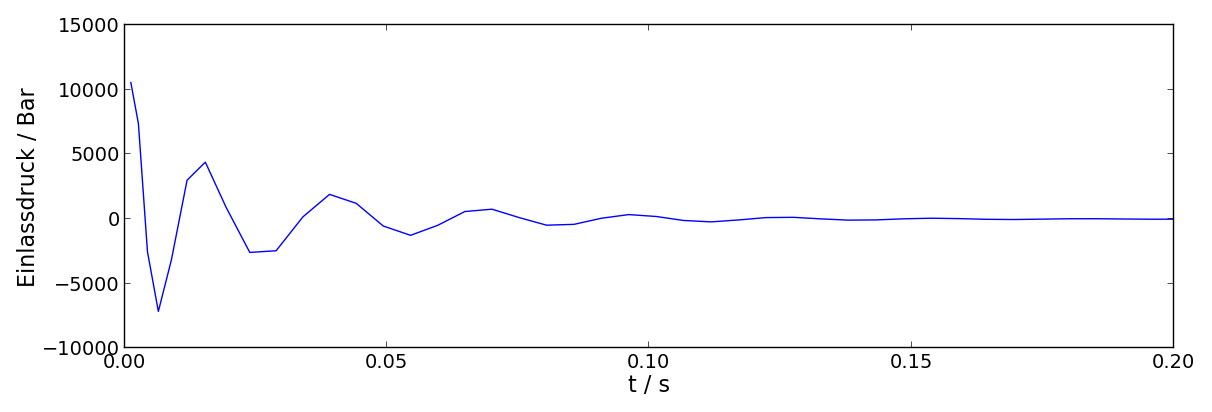

Python code for this plot:
import numpy as np
import pylab

p = np.loadtxt('schwankenderDruck.dat')
p[:,1] = p[:,1]*1470./100000. # Convert to Bar

fontSizeTicks=14
fontSizeLabel=16
#fontSizeLegend=16

fig = pylab.figure(figsize=(12,4))
ax = fig.add_subplot(111)

ax.plot(p[:,0],p[:,1])
ax.set_xlim(right=0.2)

pylab.rcParams['mathtext.default']='regular'

pylab.xlabel('t / s',fontsize=fontSizeLabel)
pylab.ylabel('Einlassdruck / Bar',fontsize=fontSizeLabel)

pylab.setp(ax.get_xticklabels(), fontsize=fontSizeTicks)
pylab.setp(ax.get_yticklabels(), fontsize=fontSizeTicks)

pylab.tight_layout()

pylab.savefig('/home/simon/Documents/ETH/Master-Thesis/Thesis/figures/schwankenderDruck.png')
